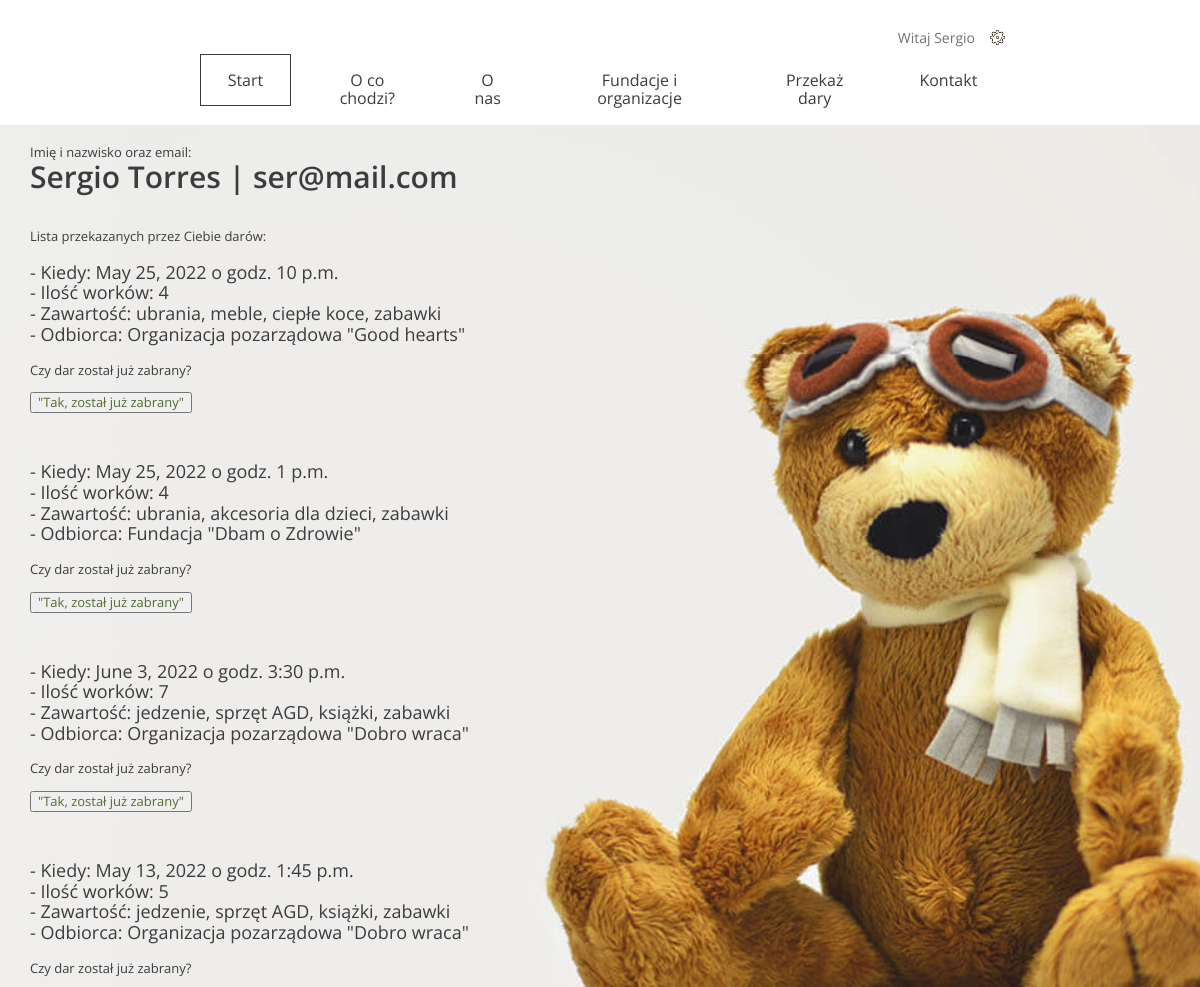
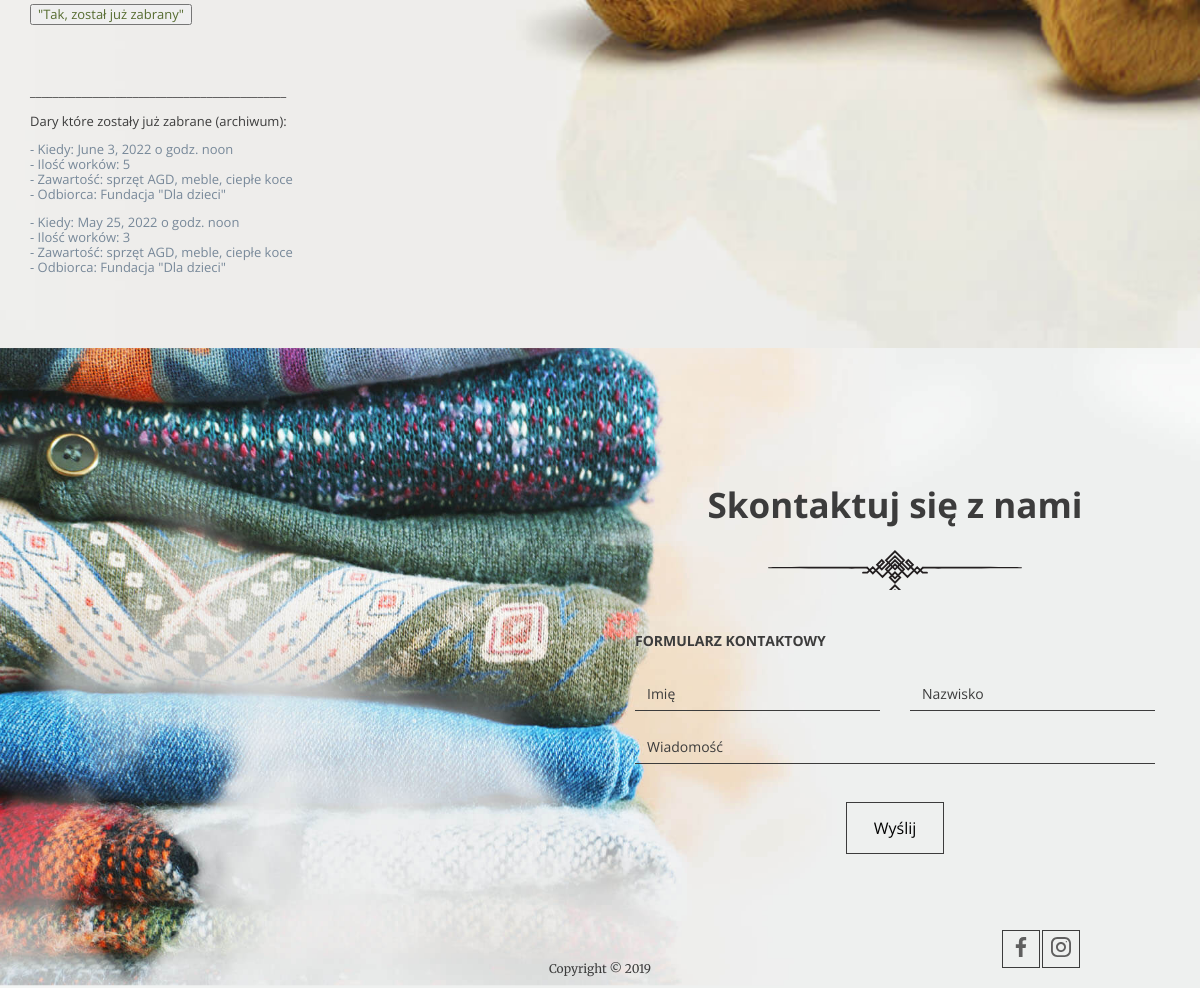
Page /giveAway/user/2/ (signed in) on the committed database (2 pictures, top to bottom).
### accounts/models.py (models this page shows, shortened)
class Account(AbstractUser):
    username = None
    email = models.EmailField(_('email address'), unique=True)
    USERNAME_FIELD = 'email'
    REQUIRED_FIELDS = []
    objects = AccountManager()

class Donation(models.Model):
    quantity = models.IntegerField()
    categories = models.ManyToManyField('Category')
    institution = models.ForeignKey(Institution, on_delete=models.CASCADE)
    phone_number = models.IntegerField()
    address = models.CharField(max_length=64)
    city = models.CharField(max_length=20)
    zip_code = models.IntegerField()
    pick_up_date = models.DateField(auto_now=False)
    pick_up_time = models.TimeField(auto_now=False)
    pick_up_comment = models.TextField(blank=True)
    user = models.ForeignKey(Account, on_delete=models.CASCADE, null=True)
    is_taken = models.BooleanField(default=False)

class Institution(models.Model):
    TYPE_CHOICES = (
        ('1', "Fundacja"),
        ('2', "Organizacja pozarządowa"),
        ('3', "Zbiórka lokalna"),
    )
    name = models.CharField(max_length=32)
    description = models.TextField()
    type = models.CharField(
        max_length = 20,
        choices = TYPE_CHOICES,
        default = '1'
        )
    category = models.ManyToManyField(Category)
    def __str__(self):
        return self.name

class Category(models.Model):
    name = models.CharField(max_length=10)
    def __str__(self):
        return self.name

### giveAway/views.py (the view)
# urls.py: path('user/<int:donation_id>/', UserDetailView.as_view(), name='user-detail'),
class UserDetailView(View):
    def get(self, request, donation_id):
        user = request.user
        user_donations = Donation.objects.filter(user=user)
        donation_to_update = Donation.objects.get(pk=donation_id)
        donation_to_update.is_taken = True
        donation_to_update.save()
        return render(request, 'user.html', {
            'donation_to_update': donation_to_update,
            'user_donations': user_donations
        })

### templates/user.html (shortened to what this page needs)
{% extends 'base.html' %}
{% load static %}
{% block content %}
    <header>
        <nav class="container container--70">
            <ul class="nav--actions">
                <li class="logged-user">
                    Witaj {{ user.first_name }}
                </li>
            </ul>
            {% include 'nav_bar.html' %}
        </nav>
        <section class="form--steps">
            <div class="form--steps-container">
                <div style="font-size: small">
                    Imię i nazwisko oraz email:
                    <h3>{{ user.first_name }} {{ user.last_name }} | {{ user.email }}<br><br></h3>
                    Lista przekazanych przez Ciebie darów:
                    {% for donation in user_donations %}
                        {% if donation.is_taken == False %}
                            <p class="summary" style="font-size: large">
                                <label>  - Kiedy: {{ donation.pick_up_date }} o godz. {{ donation.pick_up_time }}</label>
                                <br><label>  - Ilość worków: {{ donation.quantity }}</label>
                                <br><label>  - Zawartość: {{ donation.institution.category.get_queryset|join:", " }}</label>
                                <br><label>  - Odbiorca: {{ donation.institution.get_type_display }} "{{ donation.institution }}"</label><br>
                            </p>
                            Czy dar został już zabrany?<br><br>
                            <form method="get" action="/giveAway/user/{{ donation.id }}/">
                                <button type="submit" style="color: darkolivegreen">"Tak, został już zabrany"</button>
                            </form><br><br>
                        {% endif %}
                    {% endfor %}
                    <br><br>_____________________________________________<br><br>
                    Dary które zostały już zabrane (archiwum):
                    {% for donation in user_donations %}
                        {% if donation.is_taken == True %}
                            <p  class="summary" style="color:lightslategray; font-size: small">
                                <label>- Kiedy: {{ donation.pick_up_date }} o godz. {{ donation.pick_up_time }}</label>
                                <br><label>- Ilość worków: {{ donation.quantity }}</label>
                                <br><label>- Zawartość: {{ donation.institution.category.get_queryset|join:", " }}</label>
                                <br><label>- Odbiorca: {{ donation.institution.get_type_display }} "{{ donation.institution }}"</label><br>
                            </p>
                        {% endif %}
                    {% endfor %}
                </div>
            </div>
        </section>
    </header>
{% endblock %}

### rows in the picture
Account: first_name "Sergio", last_name "Torres", email "ser@mail.com"
Donation: pick_up_date "May 25, 2022", pick_up_time "10 p.m.", quantity "4", institution.category.get_queryset "ubrania, meble, ciepłe koce, zabawki", institution.type "Organizacja pozarządowa", institution "Good hearts"
Donation: pick_up_date "May 25, 2022", pick_up_time "1 p.m.", quantity "4", institution.category.get_queryset "ubrania, akcesoria dla dzieci, zabawki", institution.type "Fundacja", institution "Dbam o Zdrowie"
Donation: pick_up_date "June 3, 2022", pick_up_time "3:30 p.m.", quantity "7", institution.category.get_queryset "jedzenie, sprzęt AGD, książki, zabawki", institution.type "Organizacja pozarządowa", institution "Dobro wraca"
Donation: pick_up_date "May 13, 2022", pick_up_time "1:45 p.m.", quantity "5", institution.category.get_queryset "jedzenie, sprzęt AGD, książki, zabawki", institution.type "Organizacja pozarządowa", institution "Dobro wraca"
Donation: pick_up_date "June 3, 2022", pick_up_time "noon", quantity "5", institution.category.get_queryset "sprzęt AGD, meble, ciepłe koce", institution.type "Fundacja", institution "Dla dzieci"
Donation: pick_up_date "May 25, 2022", pick_up_time "noon", quantity "3", institution.category.get_queryset "sprzęt AGD, meble, ciepłe koce", institution.type "Fundacja", institution "Dla dzieci"
